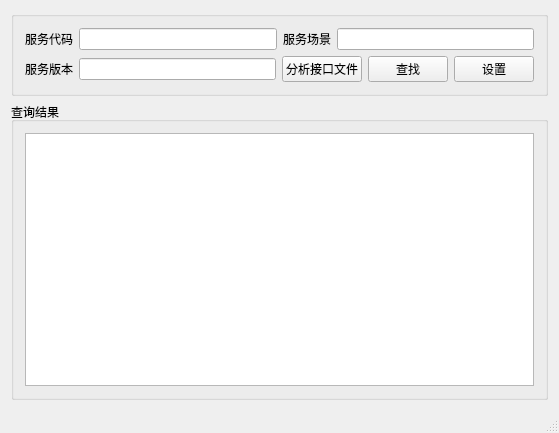
<?xml version="1.0" encoding="UTF-8"?>
<ui version="4.0">
 <class>MainWindow</class>
 <widget class="QMainWindow" name="MainWindow">
  <property name="geometry">
   <rect>
    <x>0</x>
    <y>0</y>
    <width>559</width>
    <height>433</height>
   </rect>
  </property>
  <property name="windowTitle">
   <string>MainWindow</string>
  </property>
  <widget class="QWidget" name="centralWidget">
   <layout class="QVBoxLayout" name="verticalLayout_4">
    <item>
     <widget class="QGroupBox" name="groupBox">
      <property name="title">
       <string/>
      </property>
      <layout class="QVBoxLayout" name="verticalLayout_3">
       <item>
        <layout class="QVBoxLayout" name="verticalLayout">
         <item>
          <layout class="QHBoxLayout" name="horizontalLayout_4">
           <item>
            <layout class="QHBoxLayout" name="horizontalLayout">
             <item>
              <widget class="QLabel" name="label">
               <property name="text">
                <string>服务代码</string>
               </property>
              </widget>
             </item>
             <item>
              <widget class="QLineEdit" name="serCodeEdit"/>
             </item>
            </layout>
           </item>
           <item>
            <layout class="QHBoxLayout" name="horizontalLayout_2">
             <item>
              <widget class="QLabel" name="label_2">
               <property name="text">
                <string>服务场景</string>
               </property>
              </widget>
             </item>
             <item>
              <widget class="QLineEdit" name="serSceneEdit"/>
             </item>
            </layout>
           </item>
          </layout>
         </item>
         <item>
          <layout class="QHBoxLayout" name="horizontalLayout_5">
           <item>
            <layout class="QHBoxLayout" name="horizontalLayout_3">
             <item>
              <widget class="QLabel" name="label_3">
               <property name="text">
                <string>服务版本</string>
               </property>
              </widget>
             </item>
             <item>
              <widget class="QLineEdit" name="serVersionEdit"/>
             </item>
            </layout>
           </item>
           <item>
            <widget class="QPushButton" name="analysFileBtn">
             <property name="text">
              <string>分析接口文件</string>
             </property>
            </widget>
           </item>
           <item>
            <widget class="QPushButton" name="serchBtn">
             <property name="text">
              <string>查找</string>
             </property>
            </widget>
           </item>
           <item>
            <widget class="QPushButton" name="setBtn">
             <property name="text">
              <string>设置</string>
             </property>
            </widget>
           </item>
          </layout>
         </item>
        </layout>
       </item>
      </layout>
     </widget>
    </item>
    <item>
     <widget class="QGroupBox" name="groupBox_2">
      <property name="title">
       <string>查询结果</string>
      </property>
      <layout class="QVBoxLayout" name="verticalLayout_2">
       <item>
        <widget class="QTreeView" name="serListTree"/>
       </item>
      </layout>
     </widget>
    </item>
   </layout>
  </widget>
  <widget class="QStatusBar" name="statusBar"/>
 </widget>
 <layoutdefault spacing="6" margin="11"/>
 <resources/>
 <connections/>
</ui>
